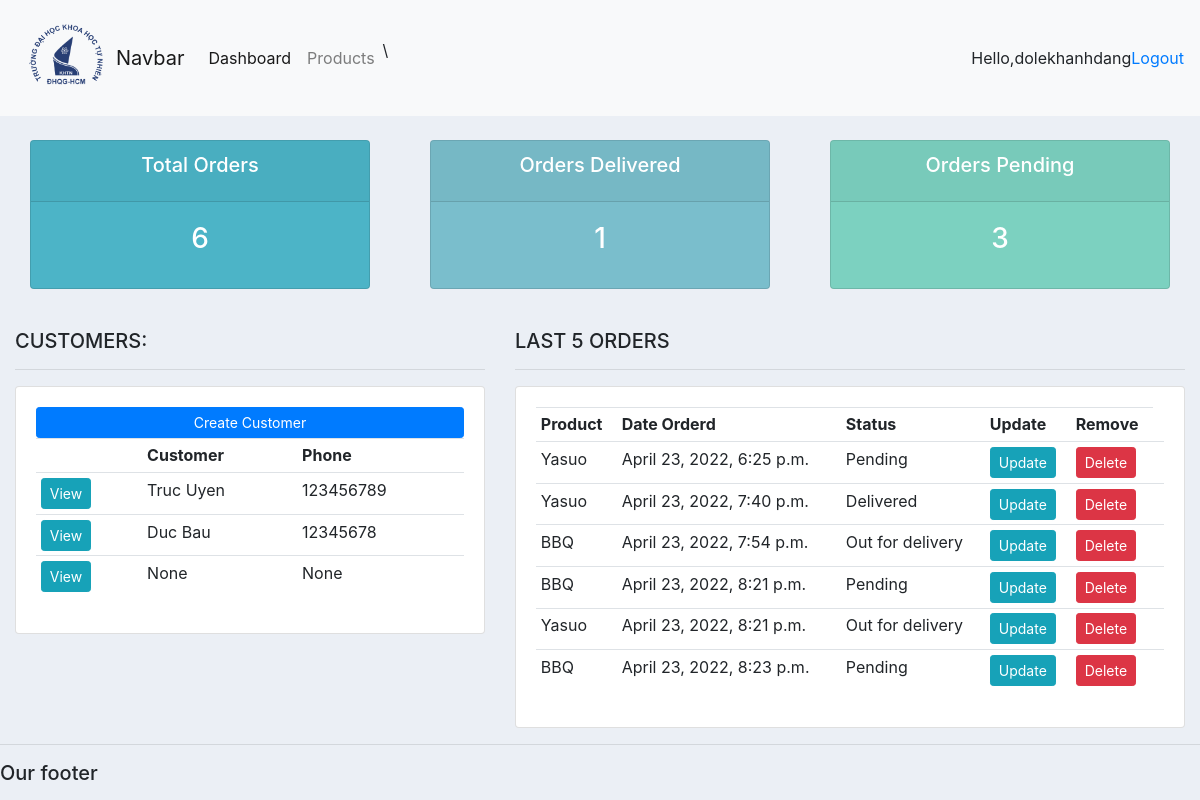
The app's page / (signed in), older data.
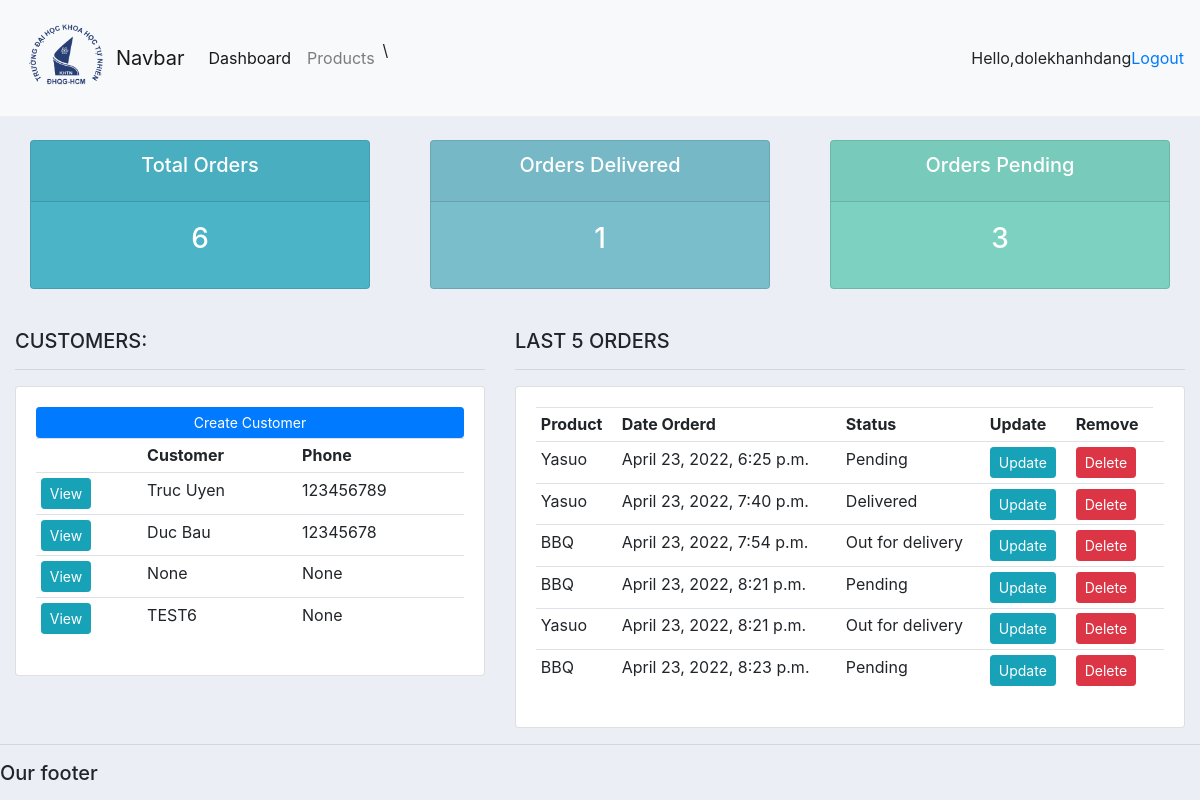
The same page, newer data.
### accounts/models.py (models this page shows, shortened)
class Customer(models.Model):
    user = models.OneToOneField(User, null=True, blank=True, on_delete=models.CASCADE)
    name = models.CharField(max_length=200, null=True)
    phone = models.CharField(max_length=200, null=True)
    email = models.CharField(max_length=200, null=True)
    profile_pic = models.ImageField(default="logo KHTN_REMAKE.png", null=True, blank=True)
    date_created = models.DateTimeField(auto_now_add=True)

class Order(models.Model):
    STATUS = (
        ('Pending', 'Pending'),
        ('Out for delivery', 'Out for delivery'),
        ('Delivered', 'Delivered')
    )
    customer = models.ForeignKey(Customer, null=True, on_delete=models.SET_NULL)
    product = models.ForeignKey(Product, null=True, on_delete=models.SET_NULL)
    date_created = models.DateTimeField(auto_now_add=True)
    status = models.CharField(max_length=200, null=True, choices=STATUS)
    note = models.CharField(max_length=200, null=True)

class Product(models.Model):
    CATELOGY = (
        ('Indoor', 'Indoor'),
        ('Outdoor', 'Outdoor')
    )
    name = models.CharField(max_length=200, null=True)
    price = models.FloatField(null=True)
    category = models.CharField(max_length=200, null=True, choices=CATELOGY)
    description = models.CharField(max_length=200, null=True, blank=True)
    date_created = models.DateTimeField(auto_now_add=True)
    tags = models.ManyToManyField(Tag)
    def __str__(self):
        return self.name

### accounts/decorators.py (the view)
    def wrapper_function(request, *args, **kwargs):
        group = None
        if request.user.groups.exists():
            group = request.user.groups.all()[0].name
        if group == 'customer':
            return redirect('user-page')
        if group == 'admin':
            return view_func(request, *args, **kwargs)

### accounts/views.py (called while the page is built)
@login_required(login_url='login')
@admin_only
def home(request):
    orders = Order.objects.all()
    customers = Customer.objects.all()
    total_orders = orders.count()
    delivered = orders.filter(status='Delivered').count()
    pending = orders.filter(status='Pending').count()
    context = {'orders': orders, 'customers': customers,
               'total_orders': total_orders,
               'delivered': delivered,
               "pending": pending}
    return render(request, 'accounts/dashboard.html', context)

### templates/accounts/dashboard.html
<!DOCTYPE html>
{%  extends 'accounts/main.html' %}
{% block content %}
{%  include 'accounts/status.html' %}
<br>
<div class="row">
	<div class="col-md-5">
		<h5>CUSTOMERS:</h5>
		<hr>
		<div class="card card-body">
			<a class="btn btn-primary  btn-sm btn-block" href="">Create Customer</a>
			<table class="table table-sm">
				<tr>
					<th></th>
					<th>Customer</th>
					<th>Phone</th>
				</tr>
                {% for i in customers %}
                            <tr>
                                <td><a class="btn btn-sm btn-info" href="{% url 'customer' i.id  %}">View</a></td>
                                <td>{{i.name}}</td>
                                <td>{{i.phone}}</td>
                            </tr>
                {% endfor %}
			</table>
		</div>
	</div>
	<div class="col-md-7">
		<h5>LAST 5 ORDERS</h5>
		<hr>
		<div class="card card-body">
			<table class="table table-sm">
				<tr>
					<th>Product</th>
					<th>Date Orderd</th>
					<th>Status</th>
					<th>Update</th>
					<th>Remove</th>
				</tr>
                {% for i in orders %}
                            <tr>
                                <td>{{i.product}}</td>
                                <td>{{i.date_created}}</td>
                                <td>{{i.status}}</td>
                                <td><a class="btn btn-sm btn-info" href="{% url 'update_order' i.id %}">Update</a></td>
                                <td><a class="btn btn-sm btn-danger" href="{%  url 'delete_order' i.id %}">Delete</a></td>
                                <td></td>
                            </tr>
                {% endfor %}
			</table>
		</div>
	</div>
</div>
{% endblock %}

### templates/accounts/main.html (shortened to what this page needs)
{% load static %}
<!DOCTYPE html>
<html>
<head>
	<link rel="stylesheet" href="https://stackpath.bootstrapcdn.com/bootstrap/4.3.1/css/bootstrap.min.css">
    <link rel ='stylesheet' type="text/css" href="{%  static '/css/main.css' %}">
</head>
<body>
	{%  include 'accounts/navbar.html' %}
	<div class="container-fluid">
	{% block content %}
	{% endblock %}
    </div>
	<hr>
	<h5>Our footer</h5>
</body>
</html>

### templates/accounts/navbar.html (shortened to what this page needs)
{% load static %}
<nav class="navbar navbar-expand-lg navbar-light bg-light">
  <img src="{% static 'images/logo KHTN_REMAKE.png' %}" style="width:100px;height:100px;">
    <a class="navbar-brand" href="#">Navbar</a>
  <div class="collapse navbar-collapse" id="navbarNav">
    <ul class="navbar-nav">
        {% if request.user.is_staff %}
      <li class="nav-item active">
        <a class="nav-link" href="{% url 'home' %}">Dashboard</a>
      </li>
      <li class="nav-item">
        <a class="nav-link" href="{% url 'products' %}">Products</a>
      </li>\{% else %}
             <li class="nav-item">
        <a class="nav-link" href="{% url 'account' %}">Settings</a>
      </li>
        {% endif %}
    </ul>
  </div>
    <span class="hello-msg">Hello,{{ request.user }}</span>
    <span ><a class="hello-msg" href="{% url 'logout' %}">Logout</a></span>
</nav>

### templates/accounts/status.html
<br>
<div class="row">
	<div class="col">
		<div class="col-md">
			<div class="card text-center text-white  mb-3" id="total-orders">
			  	<div class="card-header">
			  		<h5 class="card-title">Total Orders</h5>
			  	</div>
			  	<div class="card-body">
			    	<h3 class="card-title">{{ total_orders }}</h3>
			  	</div>
			</div>
		</div>
	</div>
	<div class="col">
		<div class="col-md">
			<div class="card text-center text-white  mb-3" id="orders-delivered">
			  	<div class="card-header">
			  		<h5 class="card-title">Orders Delivered</h5>
			  	</div>
			  	<div class="card-body">
			    	<h3 class="card-title">{{ delivered }}</h3>
			  	</div>
			</div>
		</div>
	</div>
	<div class="col">
		<div class="col-md">
			<div class="card text-center text-white  mb-3" id="orders-pending">
			  	<div class="card-header">
			  		<h5 class="card-title">Orders Pending</h5>
			  	</div>
			  	<div class="card-body">
			    	<h3 class="card-title">{{ pending }}</h3>
			  	</div>
			</div>
		</div>
	</div>
</div>

### static/css/main.css (style rules this page uses)
body { background-color: #ebeff5; }
#total-orders { background-color: #4cb4c7; }
#orders-delivered { background-color: #7abecc; }
#orders-pending { background-color: #7CD1C0; }

Row changes from the older to the newer data that the page shows:
added Customer: name "TEST6", phone "None"
